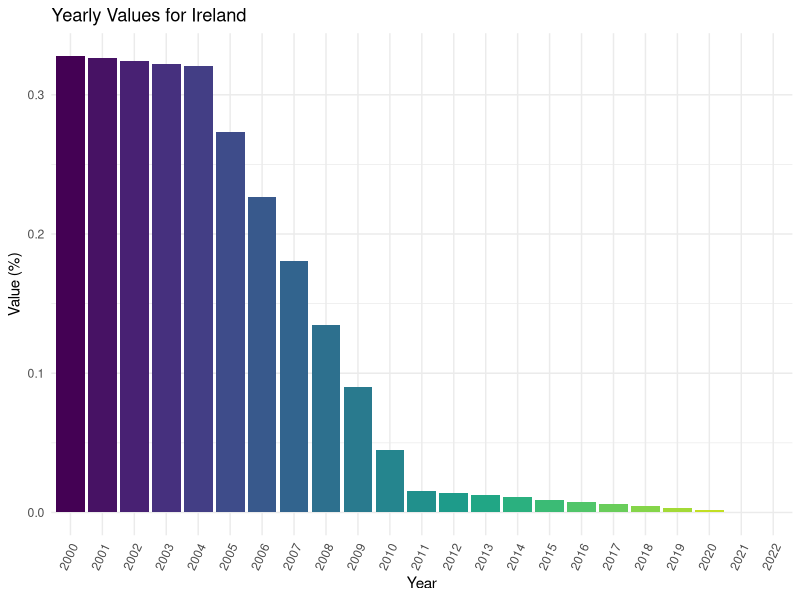
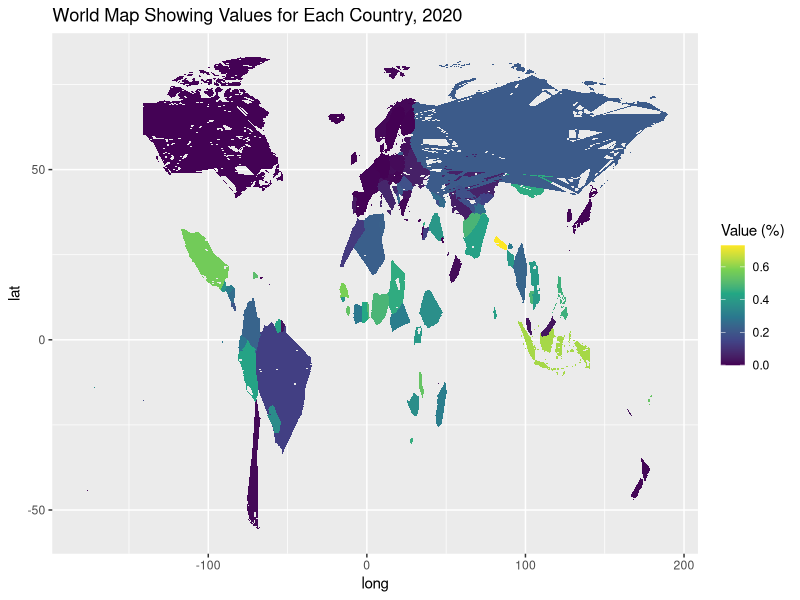
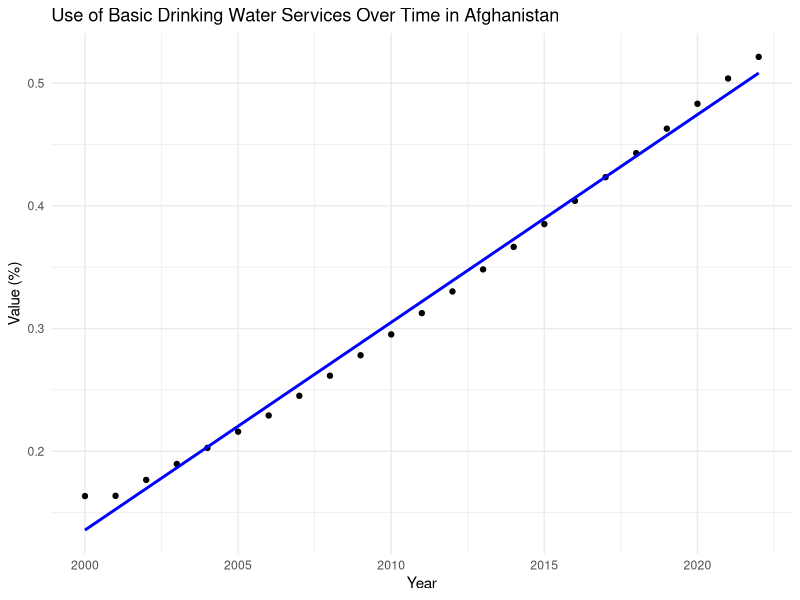
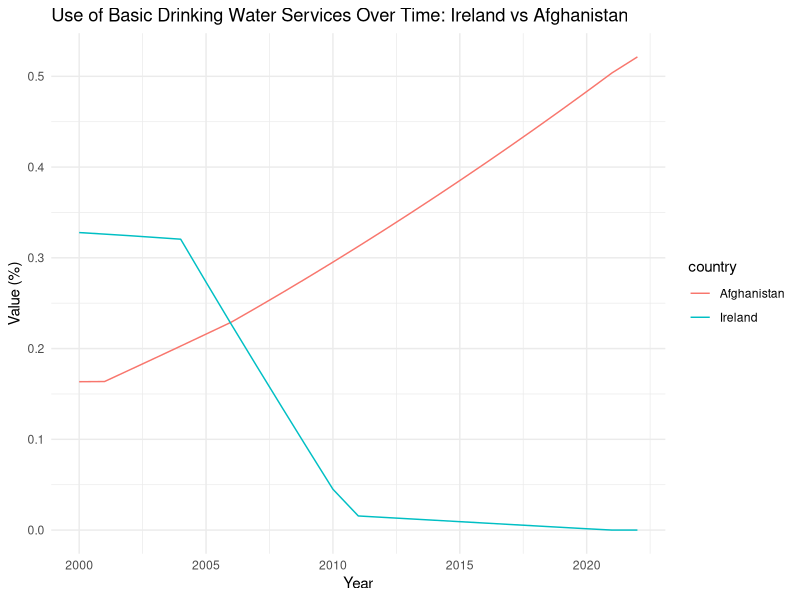

Generate these figures, in order, with R:
## ---- chunk 1
library(tidyverse)
library(ggplot2)
library(readr)
library(dplyr)
library(maps)
## ---- chunk 2
Indicator <- read_csv("unicef_indicator_1 (1).csv")

renamed_data <- Indicator %>%
  rename(
    Year = time_period,
    Value = obs_value
  )

renamed_data$Value <- renamed_data$Value / 100
## ---- chunk 3
ireland_data <- renamed_data %>%
  filter(country == "Ireland") %>%
  mutate(Year = factor(Year))

ggplot(ireland_data, aes(x = Year, y = Value, fill = Year)) +
  geom_bar(stat = "identity", show.legend = FALSE) +
  scale_fill_viridis_d() + 
  labs(title = "Yearly Values for Ireland", x = "Year", y = "Value (%)") +
  theme_minimal() +
  theme(axis.text.x = element_text(angle = 65, hjust = 1))
## ---- chunk 4
data_2020 <- renamed_data %>%
  filter(Year == "2020")

map_world <- map_data("world")
world_data_2020 <- merge(map_world, data_2020, by.x = "region", by.y = "country")

ggplot(data = world_data_2020) +
  aes(x = long, y = lat, group = group, fill = Value) +
  geom_polygon() +
  scale_fill_viridis_c(na.value = "gray", name = "Value (%)", guide = "colorbar") + 
  labs(title = "World Map Showing Values for Each Country, 2020")
## ---- chunk 5
afghanistan_data <- renamed_data %>%
  filter(country == "Afghanistan") %>%
  mutate(Year = as.numeric(as.character(Year)))

ggplot(afghanistan_data, aes(x = Year, y = Value)) +
  geom_point() +  
  geom_smooth(method = "lm", se = FALSE, color = "blue") + 
  labs(title = "Use of Basic Drinking Water Services Over Time in Afghanistan",
       x = "Year",
       y = "Value (%)") +
  theme_minimal()
## ---- chunk 6
ireland_afghanistan_data <- renamed_data %>%
  filter(country %in% c("Ireland", "Afghanistan")) %>%
  mutate(Year = as.numeric(as.character(Year)))

ggplot(ireland_afghanistan_data, aes(x = Year, y = Value, color = country)) +
  geom_line() +  
  labs(title = "Use of Basic Drinking Water Services Over Time: Ireland vs Afghanistan",
       x = "Year",
       y = "Value (%)") +
  theme_minimal()
